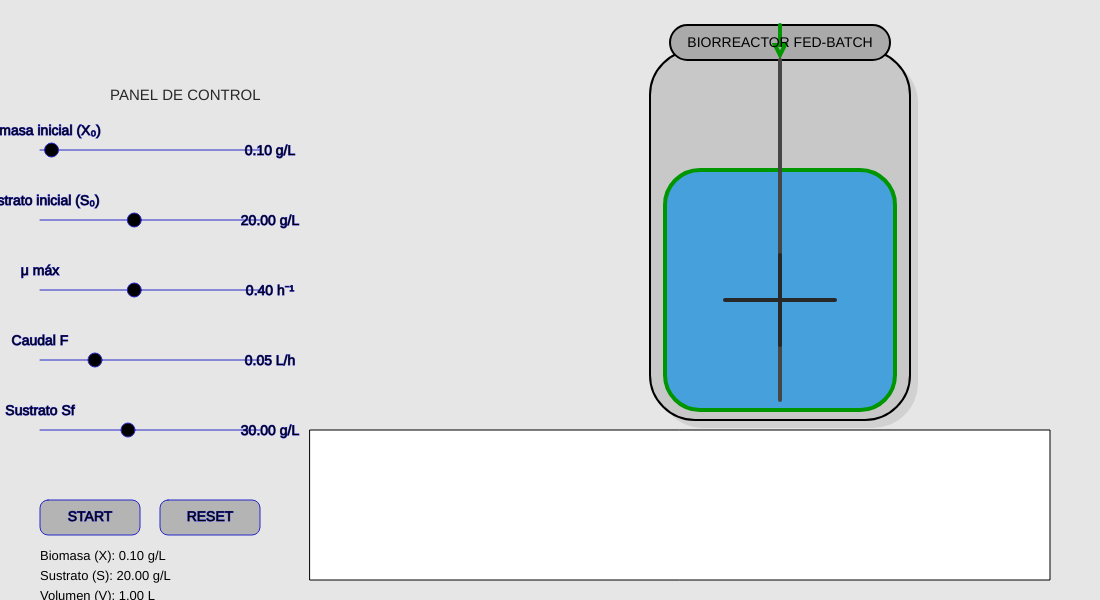
Frame 1 (no input)
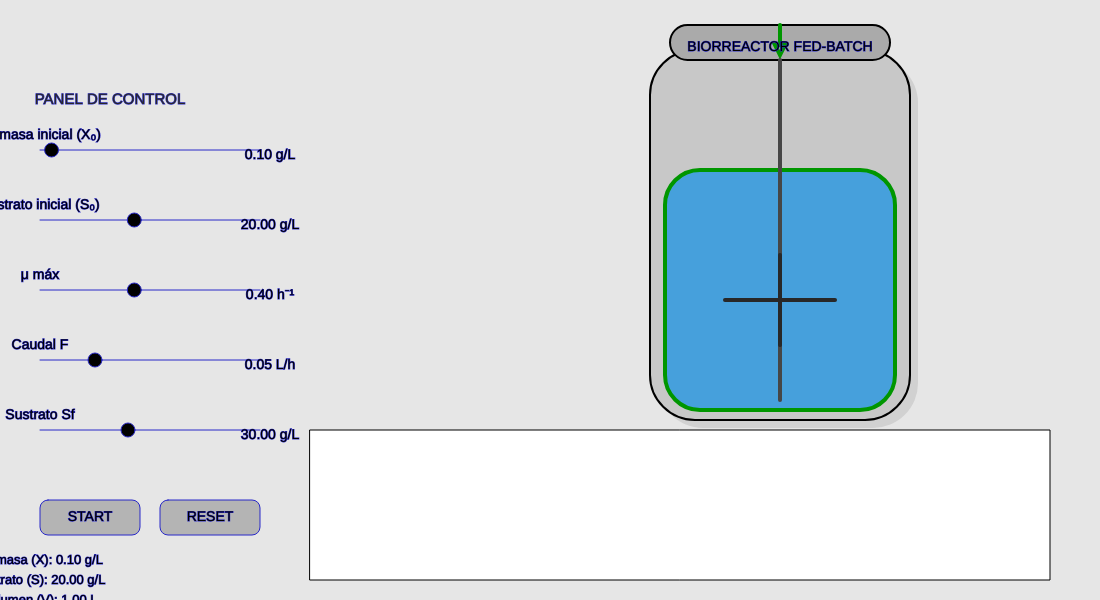
Frame 60 (no input)
Frame 120 (the mouse pressed at the canvas centre since frame 60): identical to frame 60, image omitted

The p5.js sketch that drew these frames (run headless with seeded random() and noise() and a simulated clock; from frame 60 on, the mouse is pressed at the canvas centre):

// p5.js sketch
// ── sketch.js
// =========================================
// LABORATORIO VIRTUAL - CULTIVO FED-BATCH
// p5.js – listo para web
// =========================================

// ---------- VARIABLES DEL PROCESO ----------
let X, S, P;
let muMax = 0.4;
let Ks = 0.5;
let Yxs = 0.5;
let Ypx = 0.2;

let X0 = 0.1;
let S0 = 20;

// FED-BATCH
let F = 0.05;     // Caudal de alimentación (L/h)
let Sf = 30;      // Sustrato en la alimentación (g/L)
let V = 1.0;      // Volumen inicial (L)

let dt = 0.03;
let running = false;
let angle = 0;

// ---------- SLIDERS ----------
let sliderX0, sliderS0, sliderMu, sliderF, sliderSf;

// ---------- BOTONES ----------
let btnStart, btnReset;

// ---------- DATOS PARA GRAFICAS ----------
let Xv = [], Sv = [], Pv = [];

function setup() {
  createCanvas(1100, 600);
  resetSimulation();

  sliderX0 = new Slider(40, 150, 220, 0.05, 1.0, X0, "Biomasa inicial (X₀)", "g/L");
  sliderS0 = new Slider(40, 220, 220, 5, 40, S0, "Sustrato inicial (S₀)", "g/L");
  sliderMu = new Slider(40, 290, 220, 0.1, 0.8, muMax, "μ máx", "h⁻¹");
  sliderF  = new Slider(40, 360, 220, 0.0, 0.2, F, "Caudal F", "L/h");
  sliderSf = new Slider(40, 430, 220, 10, 60, Sf, "Sustrato Sf", "g/L");

  btnStart = new Button(40, 500, 100, 35, "START");
  btnReset = new Button(160, 500, 100, 35, "RESET");
}

function draw() {
  background(230);

  drawPanel();
  drawReactor();
  drawGraphs();

  sliderX0.display();
  sliderS0.display();
  sliderMu.display();
  sliderF.display();
  sliderSf.display();

  btnStart.display();
  btnReset.display();

  if (running) updateModel();
}

// ---------- MODELO FED-BATCH ----------
function updateModel() {

  let mu = muMax * S / (Ks + S);

  // Crecimiento
  X += mu * X * dt;
  P += Ypx * mu * X * dt;

  // Consumo + alimentación de sustrato
  S += (F / V) * (Sf - S) * dt;
  S -= (1 / Yxs) * mu * X * dt;

  // Aumento de volumen (fed-batch)
  V += F * dt;

  Xv.push(X);
  Sv.push(S);
  Pv.push(P);

  angle += 0.1;
}

// ---------- REACTOR ----------
function drawReactor() {
  push();
  translate(650, 50);

  noStroke();
  fill(140, 140, 140, 60);
  rect(8, 8, 260, 370, 45);

  stroke(0);
  strokeWeight(2);
  fill(200);
  rect(0, 0, 260, 370, 45);

  fill(170);
  rect(20, -25, 220, 35, 20);

  // Flecha de alimentación
  stroke(0, 150, 0);
  strokeWeight(4);
  line(130, -25, 130, 0);
  triangle(125, -5, 135, -5, 130, 5);

  fill(70, 160, 220);
  rect(15, 120, 230, 240, 35);

  stroke(70);
  strokeWeight(4);
  line(130, 10, 130, 350);

  push();
  translate(130, 250);
  rotate(angle);
  stroke(40);
  strokeWeight(4);
  line(-55, 0, 55, 0);
  line(0, -45, 0, 45);
  pop();

  pop();

  fill(0);
  textAlign(CENTER);
  textSize(14);
  text("BIORREACTOR FED-BATCH", 780, 47);
}

// ---------- PANEL ----------
function drawPanel() {
  fill(40);
  textSize(15);
  text("PANEL DE CONTROL", 110, 100);

  fill(0);
  textSize(13);
  text("Biomasa (X): " + nf(X,1,2) + " g/L", 40, 560);
  text("Sustrato (S): " + nf(S,1,2) + " g/L", 40, 580);
  text("Volumen (V): " + nf(V,1,2) + " L", 40, 600);
}

// ---------- GRAFICAS ----------
function drawGraphs() {
  let gx = 310, gy = 430, gw = 740, gh = 150;

  fill(255);
  stroke(0);
  rect(gx, gy, gw, gh);

  drawCurve(Xv, gx, gy, gh, color(0,160,0), 4);
  drawCurve(Sv, gx, gy, gh, color(200,40,40), 4);
  drawCurve(Pv, gx, gy, gh, color(40,40,200), 4);
}

function drawCurve(data, x, y, h, c, scale) {
  stroke(c);
  noFill();
  beginShape();
  for (let i = 0; i < data.length; i++) {
    vertex(x + i, y + h - data[i] * scale);
  }
  endShape();
}

// ---------- RESET ----------
function resetSimulation() {
  X0 = sliderX0 ? sliderX0.value : X0;
  S0 = sliderS0 ? sliderS0.value : S0;
  muMax = sliderMu ? sliderMu.value : muMax;
  F = sliderF ? sliderF.value : F;
  Sf = sliderSf ? sliderSf.value : Sf;

  X = X0;
  S = S0;
  P = 0;
  V = 1.0;

  Xv = [];
  Sv = [];
  Pv = [];

  running = false;
}

// ---------- MOUSE ----------
function mousePressed() {
  sliderX0.check();
  sliderS0.check();
  sliderMu.check();
  sliderF.check();
  sliderSf.check();

  if (btnStart.over()) {
    resetSimulation();
    running = true;
  }
  if (btnReset.over()) resetSimulation();
}

function mouseDragged() {
  sliderX0.update();
  sliderS0.update();
  sliderMu.update();
  sliderF.update();
  sliderSf.update();
}

function mouseReleased() {
  sliderX0.release();
  sliderS0.release();
  sliderMu.release();
  sliderF.release();
  sliderSf.release();
}

// ---------- CLASES ----------
class Slider {
  constructor(x,y,w,minV,maxV,v,label,unit){
    this.x=x; this.y=y; this.w=w;
    this.minV=minV; this.maxV=maxV;
    this.value=v; this.label=label; this.unit=unit;
    this.drag=false;
  }
  display(){
    fill(0); text(this.label,this.x,this.y-15);
    line(this.x,this.y,this.x+this.w,this.y);
    let px=map(this.value,this.minV,this.maxV,this.x,this.x+this.w);
    ellipse(px,this.y,14);
    text(nf(this.value,1,2)+" "+this.unit,this.x+this.w+10,this.y+5);
  }
  check(){
    let px=map(this.value,this.minV,this.maxV,this.x,this.x+this.w);
    if(dist(mouseX,mouseY,px,this.y)<10) this.drag=true;
  }
  update(){
    if(this.drag){
      let nx=constrain(mouseX,this.x,this.x+this.w);
      this.value=map(nx,this.x,this.x+this.w,this.minV,this.maxV);
    }
  }
  release(){ this.drag=false; }
}

class Button {
  constructor(x,y,w,h,label){
    this.x=x; this.y=y; this.w=w; this.h=h; this.label=label;
  }
  display(){
    fill(180);
    rect(this.x,this.y,this.w,this.h,8);
    fill(0);
    textAlign(CENTER,CENTER);
    text(this.label,this.x+this.w/2,this.y+this.h/2);
  }
  over(){
    return mouseX>this.x && mouseX<this.x+this.w &&
           mouseY>this.y && mouseY<this.y+this.h;
  }
}
